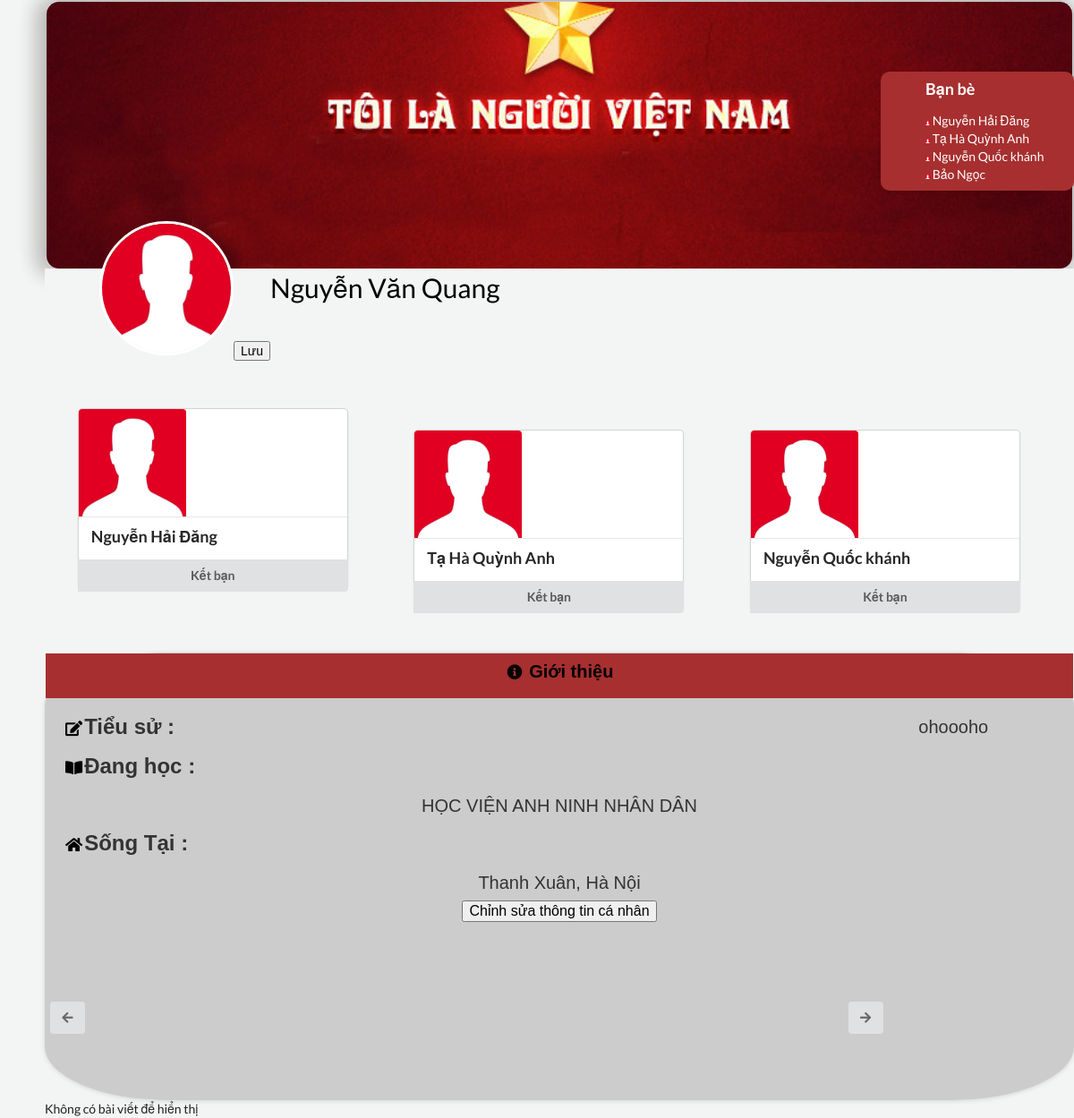
Page /TRANG_CANHAN/trangcanhan.php?id2=3 on the committed database.
### tables this page shows
CREATE TABLE nguoidung(
  ma_nguoidung bigint(19) NOT NULL AUTO_INCREMENT PRIMARY KEY,
  ten_nguoidung varchar(150), 
  matkhau varchar(150), 
  email varchar(150), 
  gioitinh varchar(15),
  ngaysinh date, 
  avatar varchar(600) DEFAULT 'nguoidung.jpeg',
  anhbia varchar(600) DEFAULT 'anhbia.jpg',
  tieusu varchar(250),
  hoc_tai varchar(250),
  lam_tai varchar(250),
  song_tai varchar(250)
  
);

CREATE TABLE banbe (
  ma_banbe int NOT NULL AUTO_INCREMENT PRIMARY KEY,
  ma_nguoidung1 bigint(19),
  FOREIGN KEY (ma_nguoidung1) REFERENCES nguoidung(ma_nguoidung),
  ma_nguoidung2 bigint(19),
  FOREIGN KEY (ma_nguoidung2) REFERENCES nguoidung(ma_nguoidung)
);

### TRANG_CANHAN/trangcanhan.php (the view, shortened to what this page needs)
<?php
include "suaavatar.php";
include "suaanhbia.php";
if (isset($_GET['id2'])) {
    $user_id = $_GET['id2'];
}
$sqlAvatar = "SELECT avatar FROM nguoidung WHERE ma_nguoidung ='$user_id'  LIMIT 1;";
$resultAvatar = mysqli_query($conn, $sqlAvatar);
$sqlAnhBia = "SELECT anhbia FROM nguoidung WHERE ma_nguoidung ='$user_id'  LIMIT 1;";
$resultAnhBia = mysqli_query($conn, $sqlAnhBia);
$sqlThongTin = "SELECT * FROM nguoidung WHERE ma_nguoidung='$user_id'";
$resultThongTin = $conn->query($sqlThongTin);
if ($resultAvatar) {
    if (mysqli_num_rows($resultAvatar) > 0) {
        $rowAvatar = mysqli_fetch_assoc($resultAvatar);
        $avatar = $rowAvatar['avatar'];
    } else {
        echo "Không có dữ liệu avatar.";
    }
} else {
    echo "Lỗi truy vấn avatar: " . mysqli_error($conn);
}
if ($resultAnhBia) {
    if (mysqli_num_rows($resultAnhBia) > 0) {
        $rowAnhBia = mysqli_fetch_assoc($resultAnhBia);
        $anhbia = $rowAnhBia['anhbia'];
    } else {
        echo "Không có dữ liệu ảnh bìa.";
    }
} else {
    echo "Lỗi truy vấn ảnh bìa: " . mysqli_error($conn);
}
if ($resultThongTin->num_rows > 0) {
    $rowThongTin = $resultThongTin->fetch_assoc();
    $ten_nguoidung = $rowThongTin['ten_nguoidung'];
    $tieusu = $rowThongTin['tieusu'];
    $hoc_tai = $rowThongTin['hoc_tai'];
    $mqh = $rowThongTin['song_tai'];
}
?>
<!DOCTYPE html>
<html lang="en">
<head>
    <link rel="stylesheet" href="trang_canhan/style_trangcanhan.css">
    <link rel="stylesheet" href="https://cdnjs.cloudflare.com/ajax/libs/font-awesome/5.15.3/css/all.min.css">
</head>
<body>
    <div class="truoc_">
        <div class="abc">
            <div class="main_interface">
                <div style="width:100%">
                    <div class="head__img">
                        <div class="anhbia">
                            <?php if (mysqli_num_rows($resultAnhBia) > 0) : ?>
                                <img id="anhbia-img" src="IMG/gallery/<?= $anhbia ?>" class="anhbia">
                            <?php else : ?>
                                <img id="anhbia-img" src="IMG/gallery/anhbia.jpg" class="anhbia">
                            <?php endif; ?>
                        </div>
                        <div class="head__user" style="display:flex">
                            <div class="head__avatar">
                                <?php if (mysqli_num_rows($resultAvatar) > 0) : ?>
                                    <img id="avatar-img" src="IMG/<?= $avatar ?>" class="profile_pic">
                                <?php else : ?>
                                    <img id="avatar-img" src="IMG/gallery/nguoidung.jpg" class="profile_pic">
                                <?php endif; ?>
                                <form action="" name="bbab" method="POST" enctype="multipart/form-data">
                                    <input type="submit" value="Lưu"  id='show'>
                                </form>
                            </div>
                            <div class="info__user">
                                <p class="name__user"><?php echo $ten_nguoidung ?></b>
                            </div>
                        </div>
                    </div>
                    <div class="friend_request">
                        <?php include("banbe/dexuatbanbe.php") ?>
                    </div>
                    <div class="gioithieu" style=" background-color:#ccc">
                        <div class="inside_gioithieu">
                            <div class="gioithieu_title"><i class="fa fa-info-circle" style="font-size: 17px; margin: 2px;color:black"></i> Giới thiệu</div>
                            <div class="gioithieu_part"><i class="fas fa-edit" style="font-size: 17px; margin: 2px;color:black"></i>Tiểu sử :
                                <div class="text_gioithieu" style="float:right; margin:0;font-weight:normal"><?php echo $tieusu ?>
                                </div>
                            </div>
                            <div class="gioithieu_part"><i class="fas fa-book-open" style="font-size: 17px; margin: 2px;color:black"></i>Đang học :
                            </div>
                            <div class="text_gioithieu"><?php echo $hoc_tai ?>
                            </div>
                            <div class="gioithieu_part"><i class="fas fa-home" style="font-size: 17px; margin: 2px;color:black"></i>Sống Tại :
                            </div>
                            <div class="text_gioithieu"><?php echo $mqh ?>
                            </div>
                            <div class="text-center mt-3">
                                <button class="btn btn-sm btn-outline-primary" onclick="window.location.href='TRANG_CANHAN/chinh_sua_thong_tin.php'">Chỉnh sửa thông tin cá nhân</button>
                            </div>
                        </div>
                    </div>
                    <div class="db_tcn">
                        <?php
                        if (!isset($_GET['id2'])) {
                            echo '<div class="fsafafa"> <div>';
                            include("dang_bai/dangbai.php");
                            echo '</div><div>';
                            include("baidang/baidang_tcn.php");
                        } else {
                            $user_id3 = $_GET['id2'];
                            $sqlCheckFriendship = "SELECT * FROM banbe WHERE (ma_nguoidung1 = '$user_id3' AND ma_nguoidung2 = '$user_id2') OR (ma_nguoidung1 = '$user_id2' AND ma_nguoidung2 = '$user_id3')";
                            $resultCheckFriendship = mysqli_query($conn, $sqlCheckFriendship);
                            if ($resultCheckFriendship) {
                                if (mysqli_num_rows($resultCheckFriendship) > 0) {
                                    include("baidang/baidang_tcn.php");
                                } else {
                                    echo '<p class="thongbao">Không có bài viết để hiển thị</p>';
                                }
                            } else {
                                echo "Lỗi truy vấn kiểm tra bạn bè: " . mysqli_error($conn);
                            }
                        }
                        ?>
                    </div>
                </div>
            </div>
        </div>
    </div>
    <div class="col-md-4">
        <div class="friend_bar">
            <h3>Bạn bè</h3>
            <?php
            $sqlFriends = "SELECT * FROM banbe WHERE ma_nguoidung1 = '$user_id' OR ma_nguoidung2 = '$user_id'";
            $resultFriends = mysqli_query($conn, $sqlFriends);
            if ($resultFriends) {
                while ($rowFriend = mysqli_fetch_assoc($resultFriends)) {
                    $friendId = ($rowFriend['ma_nguoidung1'] != $user_id) ? $rowFriend['ma_nguoidung1'] : $rowFriend['ma_nguoidung2'];
                    $sqlFriendInfo = "SELECT * FROM nguoidung WHERE ma_nguoidung = '$friendId'";
                    $resultFriendInfo = mysqli_query($conn, $sqlFriendInfo);
                    if ($resultFriendInfo && mysqli_num_rows($resultFriendInfo) > 0) {
                        $rowFriendInfo = mysqli_fetch_assoc($resultFriendInfo);
            ?>
                        <div class="d-flex align-items-center mb-3">
                            <img src="<?php echo $rowFriendInfo['avatar']; ?>" class="profile_pic2 rounded-circle mr-2" width="5" height="5">
                            <span><?php echo $rowFriendInfo['ten_nguoidung']; ?></span>
                        </div>
            <?php
                    }
                }
            }
            ?>
        </div>
</body>
</html>

### banbe/dexuatbanbe.php (shortened to what this page needs)
<!DOCTYPE html>
<html lang="en">
<head>
    <link rel="stylesheet" href="https://cdnjs.cloudflare.com/ajax/libs/font-awesome/5.15.4/css/all.min.css">
    <link rel="stylesheet" href="https://cdn.jsdelivr.net/npm/semantic-ui/dist/semantic.min.css">
</head>
<body>
    <div class="dxbb">
        <div class="container_dxbb">
            <?php
            $conn = mysqli_connect("localhost", "root", "", "vnisocial");
            $sql = "SELECT ma_nguoidung, ten_nguoidung, avatar FROM nguoidung WHERE ma_nguoidung != $user_id";
            $result = $conn->query($sql);
            if ($result->num_rows > 0) {
                while ($row = $result->fetch_assoc()) {
                    $avatar = "IMG/" . $avatar = $row["avatar"];
                    echo '
                    <div class="ui card">
                        <div class="image">
                        <img src="' . $avatar . '">
                        </div>
                        <div class="content">
                            <div class="header">' . $row["ten_nguoidung"] . '</div>
                        </div>
                        <div class="ui two bottom attached buttons">
                <button class="ui button btn-ketban" onclick="guiYeuCauKetBan( ' . $row["ma_nguoidung"] . ',' . $user_id . ')">
                    Kết bạn
                </button>
            </div>
                                </div>
                                    <script>
                function guiYeuCauKetBan(friend_id, user_id) {
                // Chuyển đổi friend_id thành số nguyên
                friend_id = parseInt(friend_id);
                // Gửi yêu cầu kết bạn bằng AJAX
                $.ajax({
                url: "banbe/yeucau.php",
                method: "POST",
                data: {
                    friend_id: friend_id,
                    user_id: user_id
                },
                success: function(response) {
                    // Parse response as JSON
                    var jsonResponse = JSON.parse(response);
                    // Xử lý kết quả phản hồi từ server
                    if (jsonResponse.success) {
                        alert("Yêu cầu kết bạn đã được gửi.");
                    } else {
                        alert(jsonResponse.message);
                    }
                },
                error: function(xhr, status, error) {
                    // Xử lý lỗi nếu có
                    alert("Có lỗi xảy ra: " + error);
                }
                });
                }
                </script>';
                }
            } else {
                echo "Không có kết quả";
            }
            ?>
        </div>
        <button class="ui icon button scroll-button scroll-left"><i class="left arrow icon"></i></button>
        <button class="ui icon button scroll-button scroll-right"><i class="right arrow icon"></i></button>
    </div>
</body>
</html>

### TRANG_CANHAN/style_trangcanhan.css (style rules this page uses)
.main_interface { flex: 2.5; width: 1000px; margin-left: 50px; background-color: #f3f5f5; min-height: 400px; }
.anhbia { object-fit: cover; display: block; width: 100%; height: 300px; border-radius: 15px; box-shadow: -4px 2px 20px 7px rgba(57, 45, 38, 0.15); border: 1px solid #ccc; }
.head__avatar { display: flex; align-items: baseline; position: relative; }
.profile_pic { width: 150px; height: 150px; margin-left: 61px; border-radius: 50%; border: solid white; margin-top: -53px; }
.name__user { color: rgb(0, 0, 0); font-size: 30px; }
.friend_request { width: 100%; min-height: 200px; background-color: #f5f5f5; }
.head__user { background: #f3f5f5; }
.head__img { background: #f3f5f5; }
.ui.card:first-child { margin-top: 14px; }
.friend_bar { flex: 0.5; background-color: #b71313; margin-left: 30px; margin-top: 50px; color: rgb(255 255 255); padding: 8px; width: 18%; position: fixed; top: 30px; right: 0; box-sizing: border-box; padding-left: 50px; border-radius: 10px; box-shadow: 0 2px 4px rgba(0, 0, 0, 0.1); transition: all 0.3s ease; }
.gioithieu { background-color: white; height: 500px; flex: 1; text-align: center; box-shadow: 0px 1px 5px 0px rgba(34, 36, 38, 0.15); border-radius: 7px; border: 1px solid #ccc; }

### TRANG_CANHAN/trangcanhan.php (style rules this page uses)
.abc { display: flex; flex-direction: row; background: #f3f5f5; }
.friend_bar { flex: 0.5; background-color: #a72f2f; margin-left: 30px; margin-top: 50px; color: rgb(255 255 255); padding: 8px; width: 18%; position: fixed; top: 30px; right: 0; box-sizing: border-box; padding-left: 50px; border-radius: 10px; box-shadow: 0 2px 4px rgba(0, 0, 0, 0.1); transition: all 0.3s ease; }
.gioithieu { text-align: center; margin-top: 10px; border-radius: 12%; }
.inside_gioithieu { font-family: Arial, sans-serif; font-size: 16px; color: #333333; }
.gioithieu_title { border-radius: 0; margin-top: 0; height: 50px; padding: 10px; background-color: #a72f2f; font-size: 20px; font-weight: bold; color: #000000; margin-bottom: 10px; }
.gioithieu_part { font-weight: bold; font-size: 24px; width: 90%; text-align: left; margin: 22px 0 22px 20px; }
.text_gioithieu { margin: 10px; font-size: 20px; }
.friend_request .ui.card, .ui.cards>.card { height: 200px; width: 300px; }

### banbe/dexuatbanbe.php (style rules this page uses)
.container_dxbb { display: flex; justify-content: space-between; flex-direction: row; flex-wrap: nowrap; overflow-x: auto; width: 100%; margin-top: 40px; position: relative; background: #f3f5f5; overflow-x: hidden; }
.ui.card { flex: 0 0 auto; margin: 1cm; height: 150px; }
.scroll-button { position: absolute; top: 50%; transform: translateY(-50%); }
.scroll-left { left: 0; }
.scroll-right { right: 0; }
.ui.card:first-child { margin-top: 14px; }
button.ui.icon.button.scroll-button.scroll-left { position: absolute; left: 56px; top: 91%; }
button.ui.icon.button.scroll-button.scroll-right { position: absolute; right: 17.5%; top: 91%; }
.image { display: flex; justify-content: center; align-items: center; width: 40%; height: auto; }

### rows in the picture
nguoidung: anhbia (picture), avatar (picture), ten_nguoidung "Nguyễn Văn Quang", tieusu "ohoooho", hoc_tai "HỌC VIỆN ANH NINH NHÂN DÂN", song_tai "Thanh Xuân, Hà Nội"
nguoidung: avatar (picture), ten_nguoidung "Nguyễn Hải Đăng"
nguoidung: avatar (picture), ten_nguoidung "Tạ Hà Quỳnh Anh"
nguoidung: avatar (picture), ten_nguoidung "Nguyễn Quốc khánh"
banbe: ma_nguoidung1.avatar (picture), ma_nguoidung1.ten_nguoidung "Nguyễn Hải Đăng"
banbe: ma_nguoidung1.avatar (picture), ma_nguoidung1.ten_nguoidung "Tạ Hà Quỳnh Anh"
banbe: ma_nguoidung2.avatar (picture), ma_nguoidung2.ten_nguoidung "Nguyễn Quốc khánh"
banbe: ma_nguoidung2.avatar (picture), ma_nguoidung2.ten_nguoidung "Bảo Ngọc"
